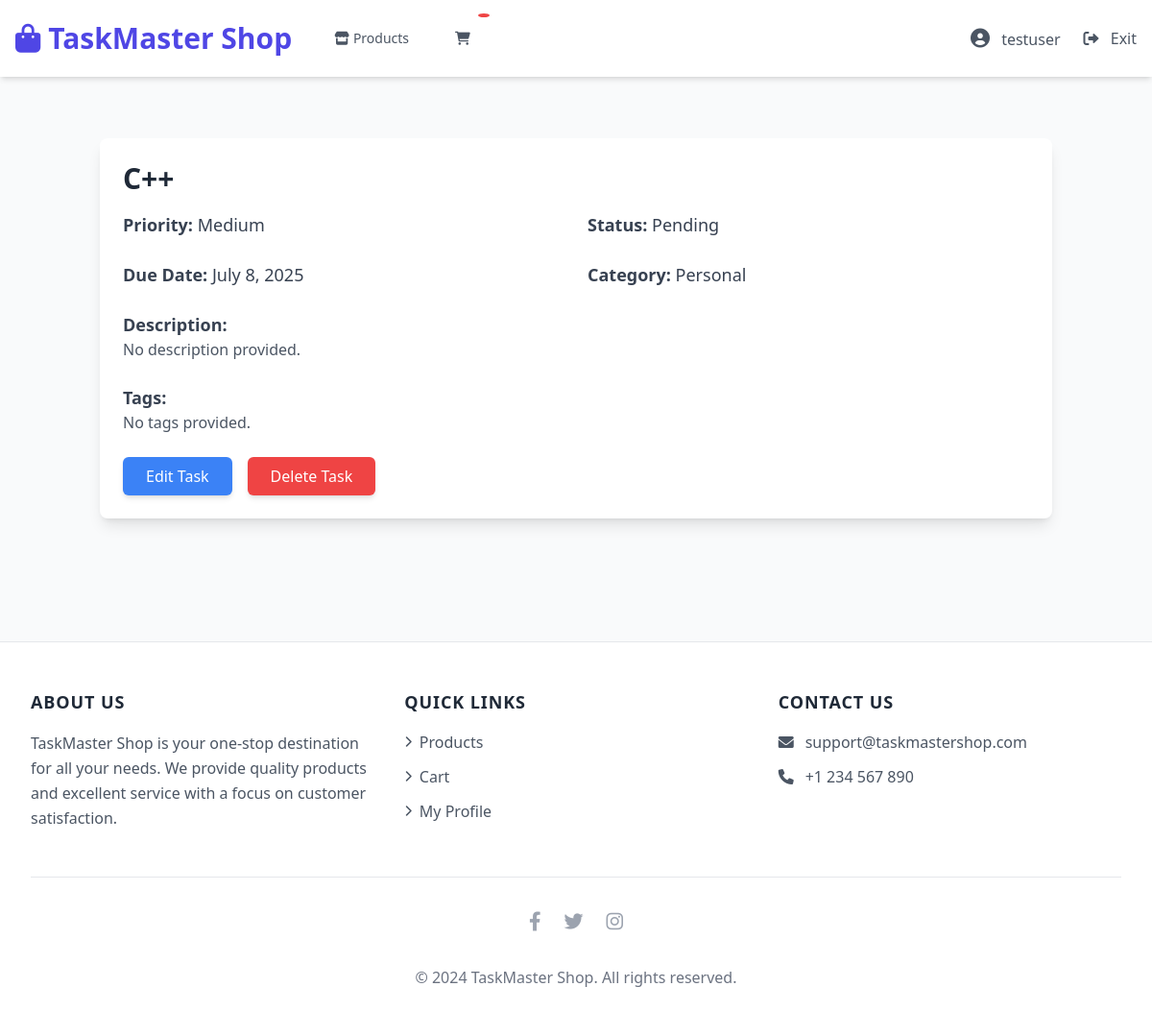
The app's page /task/11/ (signed in) with its own data.
### TASKMASTERAPP/models.py (models this page shows, shortened)
class CustomUser(AbstractUser):
    USER_TYPES = [
        ('user', 'Regular User'),
        ('admin', 'Administrator'),
    ]
    GENDER_CHOICES = [
        ('male', 'Male'),
        ('female', 'Female'),
        ('other', 'Other'),
    ]
    profile_picture = models.ImageField(upload_to='profile_pics/', null=True, blank=True, default='default-profile.jpg')
    bio = models.TextField(max_length=500, blank=True, null=True)
    date_of_birth = models.DateField(null=True, blank=True)
    phone_number = models.CharField(max_length=15, blank=True, null=True)
    gender = models.CharField(max_length=10, choices=GENDER_CHOICES, blank=True, null=True)
    address = models.TextField(blank=True, null=True)
    social = models.URLField(blank=True, null=True)
    user_type = models.CharField(max_length=10, choices=USER_TYPES, default='user')

class Task(models.Model):
    PRIORITY_CHOICES = [
        ('low', 'Low'),
        ('medium', 'Medium'),
        ('high', 'High'),
    ]
    STATUS_CHOICES = [
        ('pending', 'Pending'),
        ('completed', 'Completed'),
        ('overdue', 'Overdue'),
    ]
    CATEGORY_CHOICES = [
        ('work', 'Work'),
        ('personal', 'Personal'),
        ('shopping', 'Shopping'),
        ('health', 'Health'),
        ('other', 'Other'),
    ]
    user = models.ForeignKey(
        settings.AUTH_USER_MODEL,
        on_delete=models.CASCADE,
        related_name='tasks'
    )
    id = models.AutoField(primary_key=True)
    title = models.CharField(max_length=200)
    description = models.TextField(blank=True, null=True)
    due_date = models.DateField()
    priority = models.CharField(max_length=10, choices=PRIORITY_CHOICES, default='medium')
    status = models.CharField(max_length=10, choices=STATUS_CHOICES, default='pending')
    category = models.CharField(max_length=20, choices=CATEGORY_CHOICES, default='other')
    tags = models.CharField(max_length=200, blank=True, null=True)
    created_at = models.DateTimeField(auto_now_add=True)
    updated_at = models.DateTimeField(auto_now=True)
    class Meta:
        ordering = ['-created_at']

### TASKMASTERAPP/views.py (the view)
# urls.py: path('task/<int:task_id>/', views.task_detail, name='task_detail'),
@login_required
def task_detail(request, task_id):
    task = get_object_or_404(Task, pk=task_id, user=request.user)
    return render(request, 'task_detail.html', {'task': task})

### TASKMASTERAPP/templates/task_detail.html
{% extends "base.html" %}
{% block content %}
<div class="container mx-auto px-4 py-8">
    <div class="bg-white shadow-lg rounded-lg overflow-hidden">
        <div class="p-6">
            <h2 class="text-3xl font-semibold text-gray-800 mb-4">{{ task.title }}</h2>
            <div class="grid grid-cols-1 md:grid-cols-2 gap-6 mb-6">
                <div>
                    <p class="text-lg text-gray-700"><strong>Priority:</strong>
                        <span class="text-{{ task.priority }}-500">{{ task.get_priority_display }}</span>
                    </p>
                </div>
                <div>
                    <p class="text-lg text-gray-700"><strong>Status:</strong>
                        <span class="text-{{ task.status }}-500">{{ task.get_status_display }}</span>
                    </p>
                </div>
                <div>
                    <p class="text-lg text-gray-700"><strong>Due Date:</strong>
                        {{ task.due_date|default:"Not specified"|date:"F j, Y" }}</p>
                </div>
                <div>
                    <p class="text-lg text-gray-700"><strong>Category:</strong>
                        {{ task.category|capfirst }}</p>
                </div>
            </div>
            <div class="mb-6">
                <p class="text-lg text-gray-700"><strong>Description:</strong></p>
                <p class="text-gray-600">{{ task.description|default:"No description provided." }}</p>
            </div>
            <div class="mb-6">
                <p class="text-lg text-gray-700"><strong>Tags:</strong></p>
                <p class="text-gray-600">{{ task.tags|default:"No tags provided." }}</p>
            </div>
            <div class="flex space-x-4">
                <a href="{% url 'edit-task' task.pk %}" class="inline-block px-6 py-2 text-white bg-blue-500 rounded-md shadow-md hover:bg-blue-600 focus:outline-none focus:ring-2 focus:ring-blue-500 focus:ring-offset-2 transition-colors">
                    Edit Task
                </a>
                <a href="{% url 'delete_task' task.pk %}" class="inline-block px-6 py-2 text-white bg-red-500 rounded-md shadow-md hover:bg-red-600 focus:outline-none focus:ring-2 focus:ring-red-500 focus:ring-offset-2 transition-colors" onclick="return confirm('Are you sure you want to delete this task?')">
                    Delete Task
                </a>
            </div>
        </div>
    </div>
</div>
{% endblock %}

### templates/base.html (shortened to what this page needs)
<!DOCTYPE html>
<html lang="en">
<head>
    <script src="https://cdn.tailwindcss.com"></script>
    <link rel="stylesheet" href="https://cdnjs.cloudflare.com/ajax/libs/font-awesome/6.0.0/css/all.min.css">
</head>
<body class="bg-gray-50 min-h-screen">
    <nav class="bg-white shadow-md sticky top-0 z-50">
        <div class="max-w-7xl mx-auto px-4">
            <div class="flex justify-between h-20">
                <div class="flex items-center">
                    <div class="flex-shrink-0">
                        <a href="{% url 'shop:product_list' %}" class="text-3xl font-bold text-indigo-600 hover:text-indigo-700 transition-colors">
                            <i class="fas fa-shopping-bag mr-2"></i>TaskMaster Shop
                        </a>
                    </div>
                    <div class="hidden sm:ml-8 sm:flex sm:space-x-6">
                        <a href="{% url 'shop:product_list' %}"
                           class="nav-link text-gray-600 hover:text-indigo-600 px-3 py-2 text-sm font-medium">
                            <i class="fas fa-store mr-1"></i>Products
                        </a>
                        <a href="{% url 'shop:cart_detail' %}"
                           class="nav-link text-gray-600 hover:text-indigo-600 px-3 py-2 text-sm font-medium cart-icon">
                            <i class="fas fa-shopping-cart"></i>
                            <span class="cart-badge">{% if cart|length %}{{ cart|length }}{% endif %}</span>
                        </a>
                    </div>
                </div>
                <div class="hidden sm:flex sm:items-center">
                    {% if user.is_authenticated %}
                        <div class="ml-6 relative">
                            <div class="flex items-center space-x-6">
                                <a href="{% url 'shop:user_profile' %}"
                                   class="nav-link text-gray-600 hover:text-indigo-600">
                                    <i class="fas fa-user-circle text-xl"></i>
                                    <span class="ml-2">{{ user.get_full_name|default:user.username }}</span>
                                </a>
                                <a href="{% url 'index' %}"
                                   class="nav-link text-gray-600 hover:text-indigo-600">
                                    <i class="fas fa-sign-out-alt"></i>
                                    <span class="ml-2">Exit</span>
                                </a>
                            </div>
                        </div>
                    {% endif %}
                </div>
            </div>
        </div>
    </nav>
    <main class="max-w-7xl mx-auto py-8 sm:px-6 lg:px-8">
        {% block content %}
        {% endblock %}
    </main>
    <footer class="bg-white mt-16 border-t border-gray-200">
        <div class="max-w-7xl mx-auto py-12 px-4 sm:px-6 lg:px-8">
            <div class="grid grid-cols-1 md:grid-cols-3 gap-8">
                <div class="hover-scale">
                    <h3 class="text-lg font-semibold text-gray-800 tracking-wider uppercase mb-4">About Us</h3>
                    <p class="text-gray-600 leading-relaxed">
                        TaskMaster Shop is your one-stop destination for all your needs. We provide quality products and excellent service with a focus on customer satisfaction.
                    </p>
                </div>
                <div>
                    <h3 class="text-lg font-semibold text-gray-800 tracking-wider uppercase mb-4">Quick Links</h3>
                    <ul class="space-y-3">
                        <li>
                            <a href="{% url 'shop:product_list' %}" class="text-gray-600 hover:text-indigo-600 transition-colors flex items-center">
                                <i class="fas fa-chevron-right mr-2 text-xs"></i>Products
                            </a>
                        </li>
                        <li>
                            <a href="{% url 'shop:cart_detail' %}" class="text-gray-600 hover:text-indigo-600 transition-colors flex items-center">
                                <i class="fas fa-chevron-right mr-2 text-xs"></i>Cart
                            </a>
                        </li>
                        {% if user.is_authenticated %}
                        <li>
                            <a href="{% url 'shop:user_profile' %}" class="text-gray-600 hover:text-indigo-600 transition-colors flex items-center">
                                <i class="fas fa-chevron-right mr-2 text-xs"></i>My Profile
                            </a>
                        </li>
                        {% endif %}
                    </ul>
                </div>
                <div>
                    <h3 class="text-lg font-semibold text-gray-800 tracking-wider uppercase mb-4">Contact Us</h3>
                    <ul class="space-y-3">
                        <li class="text-gray-600 hover:text-indigo-600 transition-colors">
                            <a href="mailto:support@taskmastershop.com" class="flex items-center">
                                <i class="fas fa-envelope mr-3"></i>
                                support@taskmastershop.com
                            </a>
                        </li>
                        <li class="text-gray-600 hover:text-indigo-600 transition-colors">
                            <a href="tel:+1234567890" class="flex items-center">
                                <i class="fas fa-phone mr-3"></i>
                                +1 234 567 890
                            </a>
                        </li>
                    </ul>
                </div>
            </div>
            <div class="mt-12 border-t border-gray-200 pt-8">
                <div class="flex justify-center space-x-6">
                    <a href="#" class="text-gray-400 hover:text-indigo-600 transition-colors">
                        <i class="fab fa-facebook-f text-xl"></i>
                    </a>
                    <a href="#" class="text-gray-400 hover:text-indigo-600 transition-colors">
                        <i class="fab fa-twitter text-xl"></i>
                    </a>
                    <a href="#" class="text-gray-400 hover:text-indigo-600 transition-colors">
                        <i class="fab fa-instagram text-xl"></i>
                    </a>
                </div>
                <p class="mt-8 text-center text-gray-500">
                    &copy; 2024 TaskMaster Shop. All rights reserved.
                </p>
            </div>
        </div>
    </footer>
</body>
</html>

### templates/base.html (style rules this page uses)
.nav-link { position: relative; transition: all 0.3s ease; }
.nav-link::after { content: ''; position: absolute; width: 0; height: 2px; bottom: 0; left: 0; background-color: #4f46e5; transition: width 0.3s ease; }
.cart-icon { position: relative; }
.cart-badge { position: absolute; top: -8px; right: -8px; background-color: #ef4444; color: white; border-radius: 50%; padding: 2px 6px; font-size: 12px; }
.hover-scale { transition: transform 0.2s ease; }

### records on screen
CustomUser: get_full_name "testuser"
Task: title "C++", priority "Medium", status "Pending", due_date "July 8, 2025", category "Personal", description "No description provided.", tags "No tags provided."
